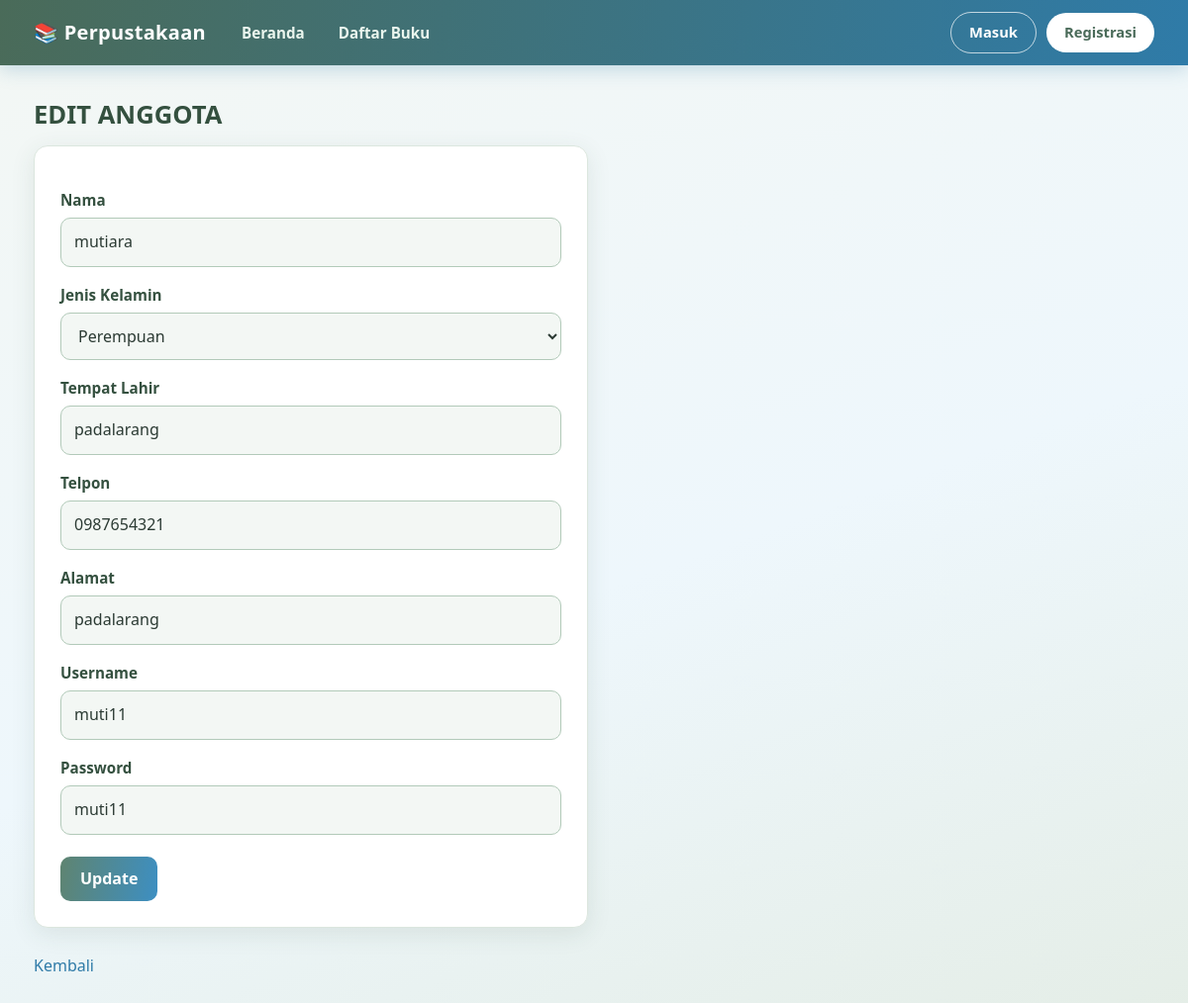
The app's page /anggota_edit.php?id=8 with its own data.
### tables this page shows
CREATE TABLE `anggota` (
  `anggota_id` int(11) NOT NULL,
  `nama` varchar(100) NOT NULL,
  `jenis_kelamin` enum('Laki-laki','Perempuan') NOT NULL,
  `tempat_lahir` varchar(100) DEFAULT NULL,
  `telpon` varchar(20) DEFAULT NULL,
  `alamat` text DEFAULT NULL,
  `admin_id` int(11) NOT NULL,
  `username` varchar(50) DEFAULT NULL,
  `password` varchar(255) NOT NULL
);

### anggota_edit.php (the view, shortened to what this page needs)
<?php
include "koneksi.php";
$id = $_GET['id'];
$query = mysqli_query($koneksi, "SELECT * FROM anggota WHERE anggota_id='$id'");
$data = mysqli_fetch_assoc($query);
?>
<!DOCTYPE html>
<html>
<head>
    <link rel="stylesheet" href="style.css">
</head>
<body>
<?php include "navbar.php"; ?>
<main class="page">
<h2>EDIT ANGGOTA</h2>
<form action="anggota_update.php" method="POST">
    <label>Nama</label><br>
    <input type="text" name="nama"
           value="<?= htmlspecialchars($data['nama']); ?>"
           required>
    <br><br>
    <label>Jenis Kelamin</label><br>
    <select name="jenis_kelamin" required>
        <option value="Perempuan"
            <?= ($data['jenis_kelamin'] == 'Perempuan') ? 'selected' : ''; ?>>
            Perempuan
        </option>
    </select>
        <br><br>
         <label>Tempat Lahir</label><br>
         <input type="text" name="tem"
           value="<?= htmlspecialchars($data['alamat']); ?>"
           required>
    <br><br>
    <br><br>
    <label>Telpon</label><br>
    <input type="text" name="telpon"
           value="<?= htmlspecialchars($data['telpon']); ?>"
           required>
    <br><br>
    <label>Alamat</label><br>
    <input type="text" name="alamat"
           value="<?= htmlspecialchars($data['alamat']); ?>"
           required>
    <br><br>
    <label>Username</label><br>
    <input type="text" name="username"
           value="<?= htmlspecialchars($data['username']); ?>"
           required>
    <br><br>
    <label>Password</label><br>
    <input type="text" name="password"
           value="<?= htmlspecialchars($data['password']); ?>"
           required>
    <br><br>
    <button type="submit" name="update">Update</button>
</form>
<br>
<a href="anggota.php">Kembali</a>
</main>
</body>
</html>

### style.css (style rules this page uses)
:root { --sage-50:#f3f7f4; --sage-100:#e4ede6; --sage-200:#cfdfd3; --sage-300:#b2cab9; --sage-400:#94b49f; --sage-600:#5f8470; --sage-700:#4a6b59; --sage-800:#34503f; --sky-50:#eef7fc; --sky-100:#dcf0fa; --sky-200:#bcdff3; --sky-400:#7cbbe3; --sky-600:#3d8fc2; --sky-700:#2f7ba8; --ink:#2b3a33; --muted:#6b7d74; --line:#dbe6de; --white:#fff; --danger:#c0625a; --warn:#c99a3b; --radius:14px; --shadow:0 6px 24px rgba(52,80,63,.10); }
* { box-sizing:border-box }
html { scroll-behavior:smooth }
body { margin:0; color:var(--ink); line-height:1.6; font-family:"Segoe UI",system-ui,-apple-system,Roboto,"Helvetica Neue",Arial,sans-serif; background:linear-gradient(160deg,var(--sage-50) 0%,var(--sky-50) 55%,var(--sage-100) 100%) fixed; min-height:100vh; }
h1,h2,h3,h4 { color:var(--sage-800);line-height:1.25;margin:0 0 .6em }
h2 { font-size:1.6rem }
a { color:var(--sky-700);text-decoration:none }
.page { max-width:1180px;margin:0 auto;padding:34px 24px 60px }
.page > h2:first-child,.page > h1:first-child { margin-top:0 }
form { background:#fff;border:1px solid var(--line);border-radius:var(--radius);padding:26px;max-width:560px;box-shadow:var(--shadow) }
label { display:block;margin:16px 0 6px;font-weight:600;color:var(--sage-800);font-size:.95rem }
input[type=text],input[type=password],input[type=number],input[type=date],input[type=email],input[type=file],select,textarea { width:100%;padding:11px 13px;border:1.5px solid var(--sage-300);border-radius:10px;font:inherit;color:var(--ink);background:var(--sage-50);transition:.2s }
form button[type=submit] { margin-top:22px }
button,.btn { display:inline-block;cursor:pointer;border:0;border-radius:10px;padding:10px 20px;font:inherit;font-weight:600; color:#fff;background:linear-gradient(100deg,var(--sage-600),var(--sky-600));transition:.2s;text-decoration:none }

### records on screen
anggota: nama "mutiara", jenis_kelamin "Perempuan", tem "padalarang", telpon "0987654321", alamat "padalarang", username "muti11", password "muti11"
